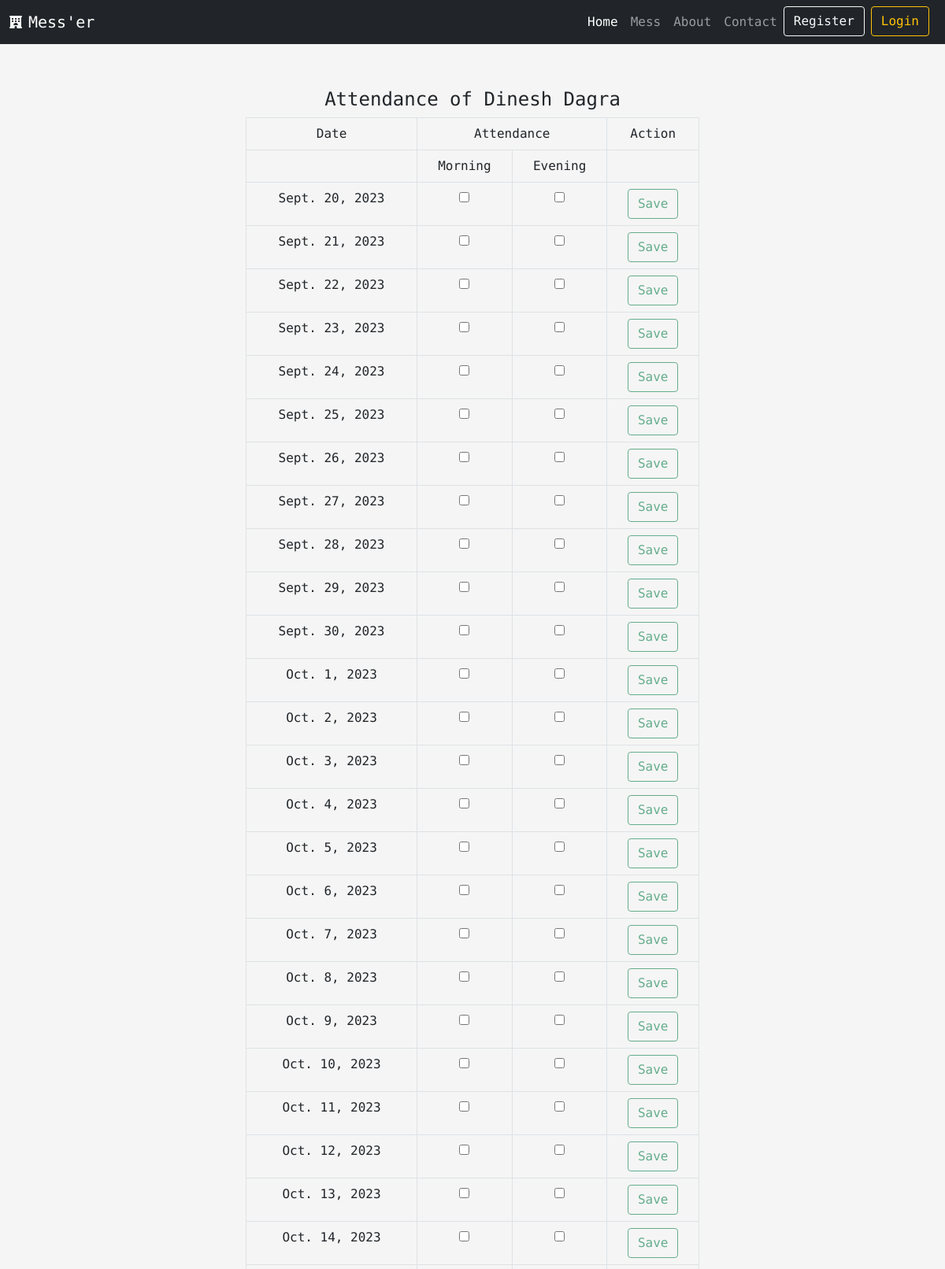
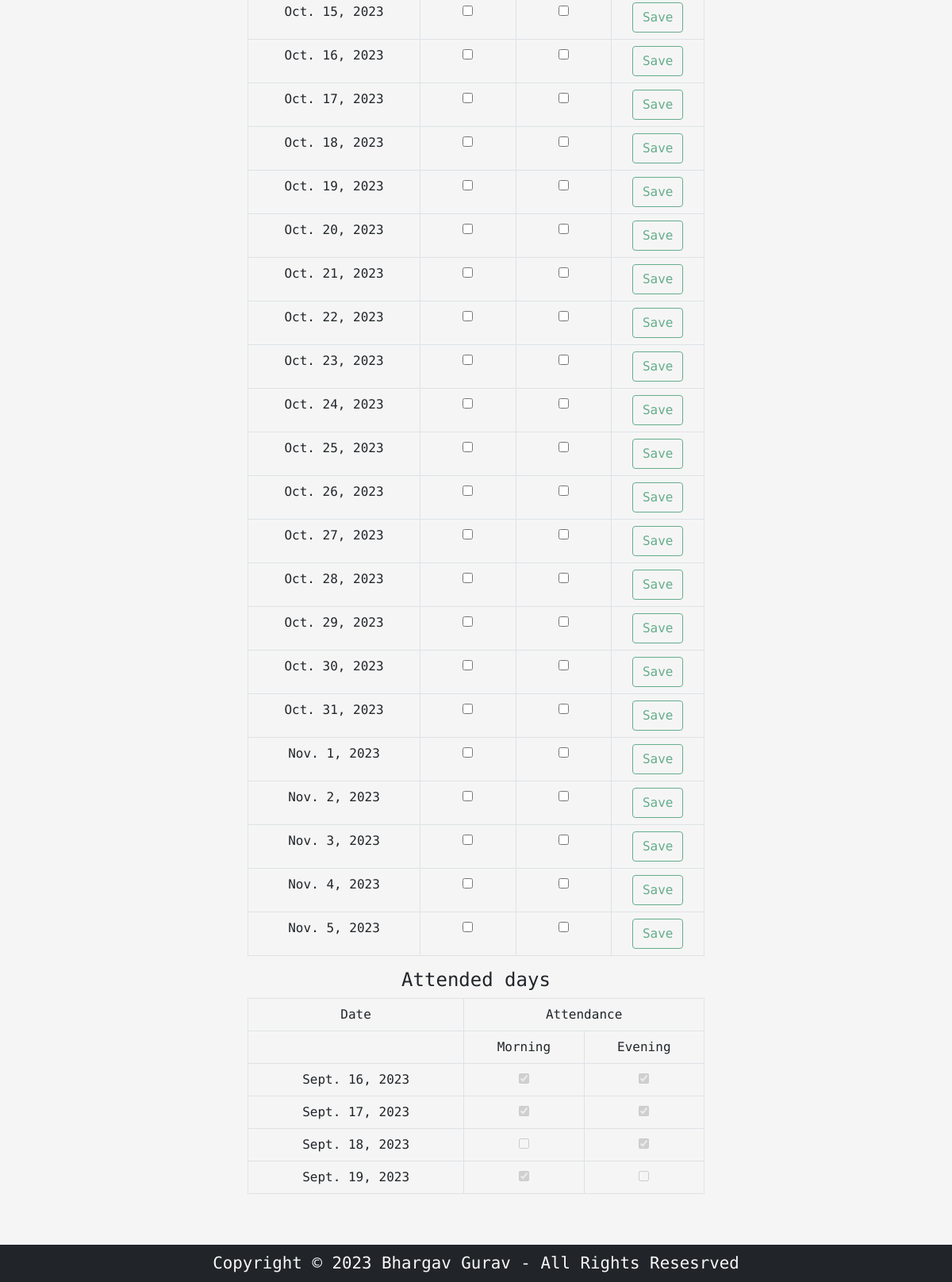
The page /attendance/1 on the database its author committed (2 pictures, top to bottom).
### App/models.py (models this page shows, shortened)
class Customer(models.Model):
    mess = models.ForeignKey(MessOwner, on_delete=models.CASCADE)
    full_name = models.CharField(max_length=50)
    email = models.EmailField(max_length=254)
    registration = models.DateField()
    contact = models.CharField(max_length=15)
    type = models.CharField(max_length=10)
    per_month = models.IntegerField()
    def __str__(self):
        return self.full_name

class Attendance(models.Model):
    customer = models.ForeignKey(Customer,  on_delete=models.CASCADE)
    date = models.DateField()
    morning = models.BooleanField()
    evening = models.BooleanField()

### App/views.py (the view, shortened to what this page needs)
# urls.py: path('attendance/<str:id>', views.attendance, name='attendance'),
@cache_control(no_store=True, must_revalidade=True, no_cache=True)
def attendance(request, id):
    customer = Customer.objects.get(id=id)
    attendance = Attendance.objects.filter(customer=customer)
    context = {}
    list_dates = []
    try:
        last_attendance =  Attendance.objects.filter(customer=customer).last()
        print('-'*10, last_attendance.date, '-'*10)
    except:
        print('-'*10, 'Not found', '-'*10)
    if last_attendance:
        registration_date, registration_month, registration_year = [last_attendance.date.strftime('%d'), last_attendance.date.strftime('%m'), last_attendance.date.strftime('%Y')]
        registration_date = date(int(registration_year), int(registration_month), int(registration_date))
        registration_date += timedelta(days=1)
    else:
        registration_date, registration_month, registration_year = [customer.registration.strftime('%d'), customer.registration.strftime('%m'), customer.registration.strftime('%Y')]
        registration_date = date(int(registration_year), int(registration_month), int(registration_date))
    today_date, todays_month, todays_year = [datetime.today().strftime('%d'), datetime.today().strftime('%m'), datetime.today().strftime('%Y')]
    todays_date = date(int(todays_year), int(todays_month), int(today_date))
    isSame = False
    try:
        mess = MessOwner.objects.get(user=request.user)
        print( mess, customer.mess)
        if str(mess.mess) == str(customer.mess):
            isSame = True
    except:
        print('Error')
    i = registration_date
    while i <= todays_date:
        list_dates.append(i)
        i += timedelta(days=1)
    context['customer'] = customer
    context['dates'] = list_dates
    context['isSame'] = isSame
    context['attendance'] = attendance
    return render(request, 'attendance.html', context)

### App/templates/attendance.html (shortened to what this page needs)
{% extends "base.html" %}
{% block page-data %}
<div class="container-fluid my-5">
    <div class="row d-flex justify-content-center align-items-center">
        <div class="col-lg-6 col-md-7 col-sm-8 col-9">
            <div class="attendance-box">
                <div class="col-12 my-2 text-center">
                    <h4>Attendance of {{ customer }}</h4>
                </div>
                <table class="table table-bordered table-hover text-center">
                    <tr rowspan="2">
                        <td>Date</td>
                        <td colspan="2">Attendance</td>
                        <td>Action</td>
                    </tr>
                    <tr>
                        <td></td>
                        <td>Morning</td>
                        <td>Evening</td>
                        <td></td>
                    </tr>
                {% for i in dates %}
                <form action="" method="post">
                    <tr>
                        <td><input type="text" value="{{ i }}" name="date" style="display: none;">{{i}}</td>
                        <td> <input type="checkbox" name="lunch" id=""> </td>
                        <td><input type="checkbox" name="dinner" id=""> </td>
                        <td><button type="submit" class="btn btn-outline-success" {% if not isSame %} disabled title="You have to login first" {% endif %} >Save</button></td>
                    </tr>
                </form>
                {% endfor %}
            </table>
            <div class="col-12 my-2 text-center">
                <h4>Attended days</h4>
            </div>
            <table class="table table-bordered table-hover text-center">
                <tr rowspan="2">
                    <td>Date</td>
                    <td colspan="2">Attendance</td>
                </tr>
                <tr>
                    <td></td>
                    <td>Morning</td>
                    <td>Evening</td>
                </tr>
            {% for i in attendance %}
            <form action="" method="post">
                <tr>
                    <td>{{i.date}}</td>
                    <td> <input type="checkbox" {% if i.morning %} checked {% endif %} disabled> </td>
                    <td><input type="checkbox"  {% if i.evening %} checked {% endif %} disabled> </td>
                </tr>
            </form>
            {% endfor %}
            </table>
            </div>
        </div>
    </div>
</div>
{% endblock page-data %}

### App/static/css/style.css (style rules this page uses)
* { padding: 0; margin: 0; box-sizing: border-box; text-decoration: none; font-family: 'Roboto Mono', monospace; }
body { background-color: whitesmoke; }

### rows shown on the page
Customer: full_name "Dinesh Dagra"
Attendance: date "Sept. 16, 2023", morning "☑", evening "☑"
Attendance: date "Sept. 17, 2023", morning "☑", evening "☑"
Attendance: date "Sept. 18, 2023", evening "☑"
Attendance: date "Sept. 19, 2023", morning "☑"

### other values the page prints
{{ i }} "Sept. 20, 2023" "Sept. 21, 2023" "Sept. 22, 2023" "Sept. 23, 2023" "Sept. 24, 2023" "Sept. 25, 2023" "Sept. 26, 2023" "Sept. 27, 2023" "Sept. 28, 2023" "Sept. 29, 2023" "Sept. 30, 2023" "Oct. 1, 2023" "Oct. 2, 2023" "Oct. 3, 2023" "Oct. 4, 2023" "Oct. 5, 2023" "Oct. 6, 2023" "Oct. 7, 2023" "Oct. 8, 2023" "Oct. 9, 2023" "Oct. 10, 2023" "Oct. 11, 2023" "Oct. 12, 2023" "Oct. 13, 2023" "Oct. 14, 2023" "Oct. 15, 2023" "Oct. 16, 2023" "Oct. 17, 2023" "Oct. 18, 2023" "Oct. 19, 2023" "Oct. 20, 2023" "Oct. 21, 2023" "Oct. 22, 2023" "Oct. 23, 2023" "Oct. 24, 2023" "Oct. 25, 2023" "Oct. 26, 2023" "Oct. 27, 2023" "Oct. 28, 2023" "Oct. 29, 2023" "Oct. 30, 2023" "Oct. 31, 2023" "Nov. 1, 2023" "Nov. 2, 2023" "Nov. 3, 2023" "Nov. 4, 2023" "Nov. 5, 2023"
